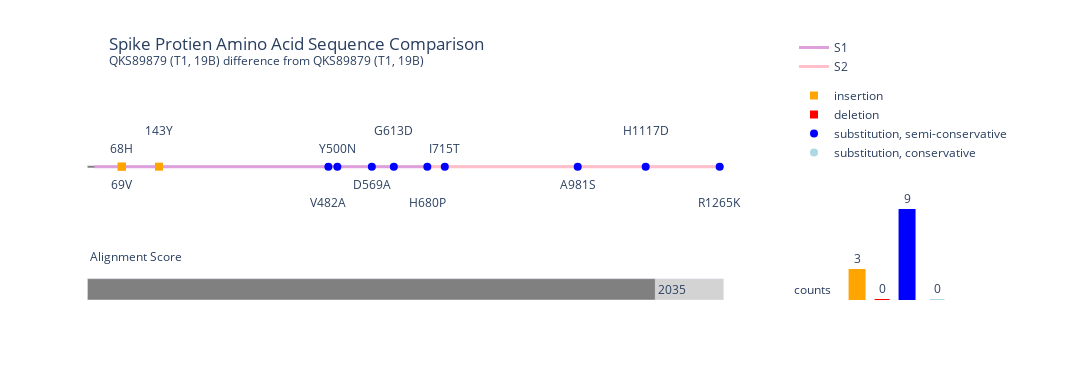

The code cell stored with this chart in its notebook:
### Code cell
plot_alignment_plotly(alignments, df.loc[df['p_accession'] == 'QKS89879'].to_dict('records')[0], df.loc[df['p_accession'] == 'QKS89879'].to_dict('records')[0], save = True, debug = False)

### Figure 1 — Plotly figure (JSON) as saved in the notebook; plotly's stock layout.template omitted (floating-point values rounded to 4 significant figures)
{"data": [{"hoverinfo": "skip", "line": {"color": "gray"}, "mode": "lines", "name": "sequence line", "showlegend": false, "type": "scatter", "x": [0, 1273], "y": [1, 1]}, {"hoverinfo": "skip", "legendgroup": "Subunit", "line": {"color": "plum", "width": 3}, "mode": "lines", "name": "S1", "showlegend": true, "type": "scatter", "x": [14, 685], "y": [1, 1]}, {"hoverinfo": "skip", "legendgroup": "Subunit", "line": {"color": "pink", "width": 3}, "mode": "lines", "name": "S2", "showlegend": true, "type": "scatter", "x": [686, 1273], "y": [1, 1]}, {"hoverinfo": "x", "legendgroup": "changes", "marker": {"color": "orange", "size": 8, "symbol": "square"}, "mode": "markers", "name": "insertion", "showlegend": true, "type": "scatter", "x": [null, 68, 69, 143], "y": [1, 1, 1, 1]}, {"hoverinfo": "x", "legendgroup": "changes", "marker": {"color": "red", "size": 8, "symbol": "square"}, "mode": "markers", "name": "deletion", "showlegend": true, "type": "scatter", "x": [null], "y": [1]}, {"hoverinfo": "x", "legendgroup": "changes", "marker": {"color": "blue", "size": 8, "symbol": "circle"}, "mode": "markers", "name": "substitution, semi-conservative", "showlegend": true, "type": "scatter", "x": [null, 482, 500, 569, 613, 680, 715, 981, 1117, 1265], "y": [1, 1, 1, 1, 1, 1, 1, 1, 1, 1]}, {"hoverinfo": "x", "legendgroup": "changes", "marker": {"color": "lightblue", "size": 8, "symbol": "circle"}, "mode": "markers", "name": "substitution, conservative", "showlegend": true, "type": "scatter", "x": [null], "y": [1]}, {"hoverinfo": "skip", "marker": {"color": ["lightgray", "gray"]}, "orientation": "h", "showlegend": false, "text": [null, "2035"], "textposition": ["inside", "outside"], "type": "bar", "width": 0.16, "x": [1273, 1136.0], "y": [0.08, 0.08]}, {"hoverinfo": "skip", "marker": {"color": ["orange", "red", "blue", "lightblue"], "line": {"color": ["orange", "red", "blue", "lightblue"], "width": 2}}, "name": "counts", "showlegend": false, "text": ["3", "0", "9", "0"], "textposition": "outside", "type": "bar", "width": 30, "x": [1540, 1590, 1640, 1700], "y": [0.225, 0, 0.675, 0]}], "layout": {"annotations": [{"font": {"size": 12}, "showarrow": false, "text": "68H", "x": 68, "xanchor": "center", "y": 1, "yanchor": "middle", "yshift": 18}, {"font": {"size": 12}, "showarrow": false, "text": "69V", "x": 69, "xanchor": "center", "y": 1, "yanchor": "middle", "yshift": -18}, {"font": {"size": 12}, "showarrow": false, "text": "143Y", "x": 143, "xanchor": "center", "y": 1, "yanchor": "middle", "yshift": 36}, {"font": {"size": 12}, "showarrow": false, "text": "V482A", "x": 482, "xanchor": "center", "y": 1, "yanchor": "middle", "yshift": -36}, {"font": {"size": 12}, "showarrow": false, "text": "Y500N", "x": 500, "xanchor": "center", "y": 1, "yanchor": "middle", "yshift": 18}, {"font": {"size": 12}, "showarrow": false, "text": "D569A", "x": 569, "xanchor": "center", "y": 1, "yanchor": "middle", "yshift": -18}, {"font": {"size": 12}, "showarrow": false, "text": "G613D", "x": 613, "xanchor": "center", "y": 1, "yanchor": "middle", "yshift": 36}, {"font": {"size": 12}, "showarrow": false, "text": "H680P", "x": 680, "xanchor": "center", "y": 1, "yanchor": "middle", "yshift": -36}, {"font": {"size": 12}, "showarrow": false, "text": "I715T", "x": 715, "xanchor": "center", "y": 1, "yanchor": "middle", "yshift": 18}, {"font": {"size": 12}, "showarrow": false, "text": "A981S", "x": 981, "xanchor": "center", "y": 1, "yanchor": "middle", "yshift": -18}, {"font": {"size": 12}, "showarrow": false, "text": "H1117D", "x": 1117, "xanchor": "center", "y": 1, "yanchor": "middle", "yshift": 36}, {"font": {"size": 12}, "showarrow": false, "text": "R1265K", "x": 1265, "xanchor": "center", "y": 1, "yanchor": "middle", "yshift": -36}, {"font": {"size": 12}, "showarrow": false, "text": "Alignment Score", "x": 0, "xanchor": "left", "y": 0.25, "yanchor": "bottom"}, {"showarrow": false, "text": "counts", "textangle": 0, "x": 1450, "y": 0, "yanchor": "bottom"}], "barmode": "overlay", "height": 380, "legend": {"x": 1, "xanchor": "right", "y": 1, "yanchor": "middle"}, "plot_bgcolor": "white", "title": {"text": "Spike Protien Amino Acid Sequence Comparison<br><sup>QKS89879 (T1, 19B) difference from QKS89879 (T1, 19B)<sup>", "x": 0.1}, "width": 1100, "xaxis": {"range": [-15, 1850], "showgrid": false, "visible": false, "zeroline": false}, "yaxis": {"range": [0, 1.5], "showgrid": false, "visible": false, "zeroline": false}}}
